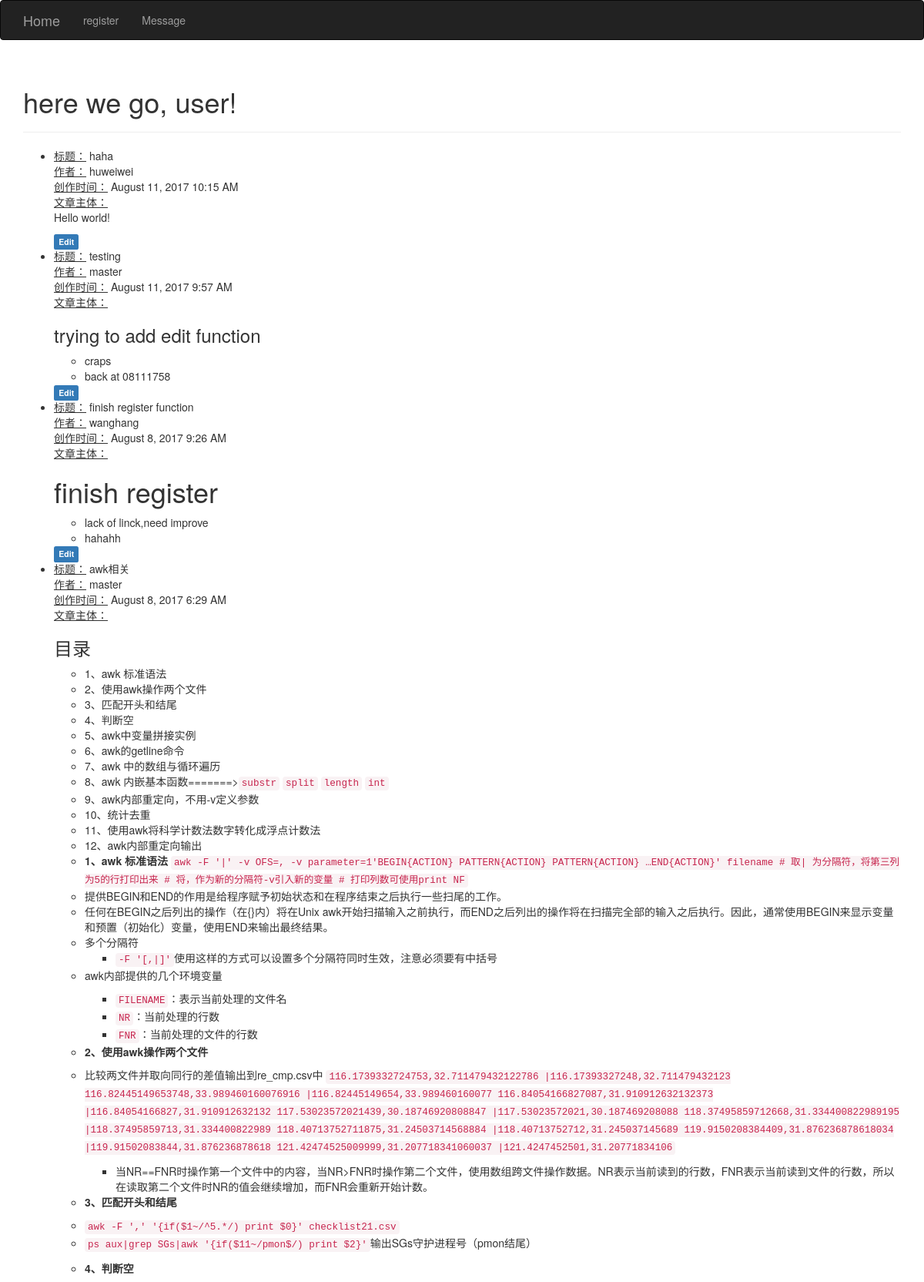
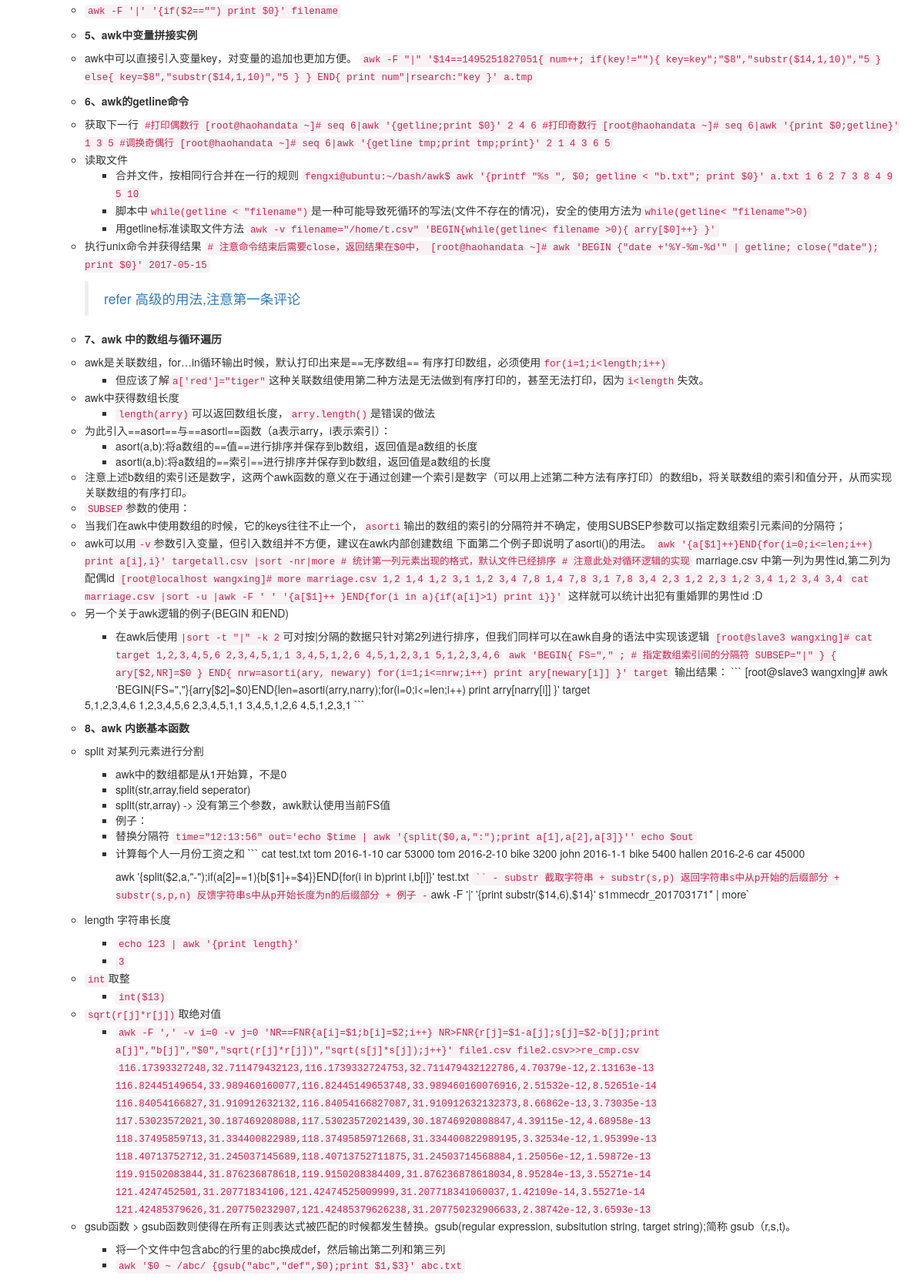
Page /message/all (upper part) on the committed database (2 pictures, top to bottom).
### app/models.py (models this page shows, shortened)
class Content(db.Model):
	__tablename__ = 'contents'
	id = db.Column(db.Integer, primary_key=True)
	passage_name = db.Column(db.String(32))
	author = db.Column(db.String(64))
	edit_time = db.Column(db.DateTime)
	passage = db.Column(db.Text)
	body_html = db.Column(db.Text)

### app/main/views.py (the view)
@main.route('/message/all',methods=['GET','POST'])
def show_all_content():
	posts=Content.query.order_by(Content.edit_time.desc()).all()
	return render_template('content_show.html',posts=posts)

### app/templates/content_show.html (shortened to what this page needs)
{% extends "base.html" %}
{% import "bootstrap/wtf.html" as wtf %}
{% block page_content %}
<div class="page-header">
    <h1> here we go, user! </h1>
</div>
<ul class="posts">
	{% for post in posts %}
	<li class="post">
		<div class="title"> <u>标题：</u> {{ post.passage_name }} </div>
		<div class="author"> <u>作者：</u> {{ post.author }}</div>
		<div class="time"> <u>创作时间：</u> {{ moment(post.edit_time).format('LLL') }} </div>
		<div class="body"> <u>文章主体：</u>
			{% if post.body_html %}
			{{ post.body_html|safe }}
			{% else %}
			<pre> {{ post.passage }} </pre>
			{% endif %}
		</div>
		<div>
			<a href="{{ url_for('.edit_content',passage_id=post.id) }}">
				<span class="label label-primary"> Edit</span>
			</a>
		</div>
	</li>
	{% endfor %}
</ul>
{% endblock %}

### app/templates/base.html (shortened to what this page needs)
{% extends "bootstrap/base.html" %}
{% block navbar %}
<div class="navbar navbar-inverse" role="navigation">
	<div class="container">
		<div class="navbar-header">
			<a class="navbar-brand" href="/">Home</a>
		</div>
		<div class="navbar-collapse collapse">
			<ul class="nav navbar-nav">
				<li><a href="/register">register</a></li>
				<li><a href="/message/all">Message</a></li>
			</ul>
		</div>
	</div>
</div>
{% endblock %}
{% block content %}
<div class="container">
    {% block page_content %}{% endblock %}
</div>
{% endblock %}

### rows in the picture
Content: passage_name "haha", author "huweiwei", edit_time "August 11, 2017 10:15 AM", body_html "Hello world!"
Content: passage_name "testing", author "master", edit_time "August 11, 2017 9:57 AM", body_html "trying to add edit function craps back at 08111758"
Content: passage_name "finish register function", author "wanghang", edit_time "August 8, 2017 9:26 AM", body_html "finish register lack of linck,need improve hahahh"
Content: passage_name "awk相关", author "master", edit_time "August 8, 2017 6:29 AM", body_html "目录 1、awk 标准语法 2、使用awk操作两个文件 3、匹配开头和结尾 4、判断空 5、awk中变量拼接实例 6、awk的getline命令 7、awk 中的数组与循环遍历 8、awk 内嵌基本函数=======> substr split length int 9、awk内部重定向，不用-v定义参数 10、统计去重 11、使用awk将科学计数法数字转化成浮点计数法 12、awk内部重定向输出 1、awk 标准语法 awk -F '|' -v OFS=, -v parameter=1'BEGIN{ACTION} PATTERN{ACTION} PATTERN{ACTION} …END{ACTION}' filename # 取| 为分隔符，将第三列为5的行打印出来 # 将，作为新的分隔符-v引入新的变量 # 打印列数可使用print NF 提供BEGIN和END的作用是给程序赋予初始状态和在程序结束之后执行一些扫尾的工作。 任何在BEGIN之后列出的操作（在{}内）将在Unix awk开始扫描输入之前执行，而END之后列出的操作将在扫描完全部的输入之后执行。因此，通常使用BEGIN来显示变量和预置（初始化）变量，使用END来输出最终结果。 多个分隔符 -F '[,|]' 使用这样的方式可以设置多个分隔符同时生效，注意必须要有中括号 awk内部提供的几个环境变量 FILENAME ：表示当前处理的文件名 NR ：当前处理的行数 FNR ：当前处理的文件的行数 2、使用awk操作两个文件 比较两文件并取向同行的差值输出到re_cmp.csv中…"
